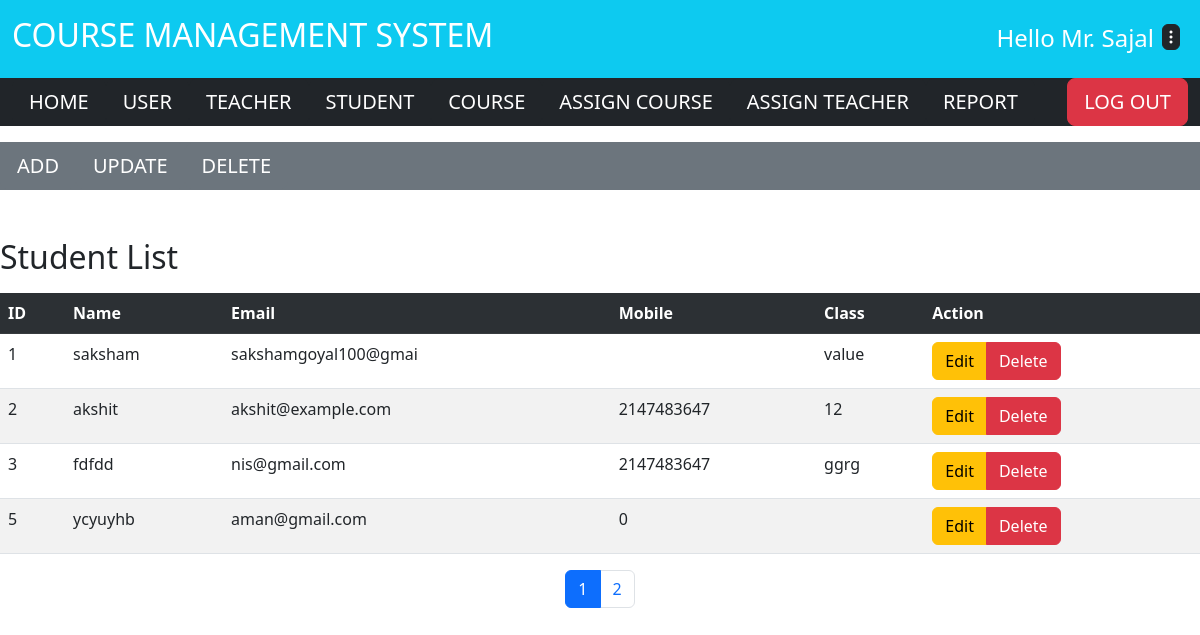
The app's page /student/index.php (signed in), older data.
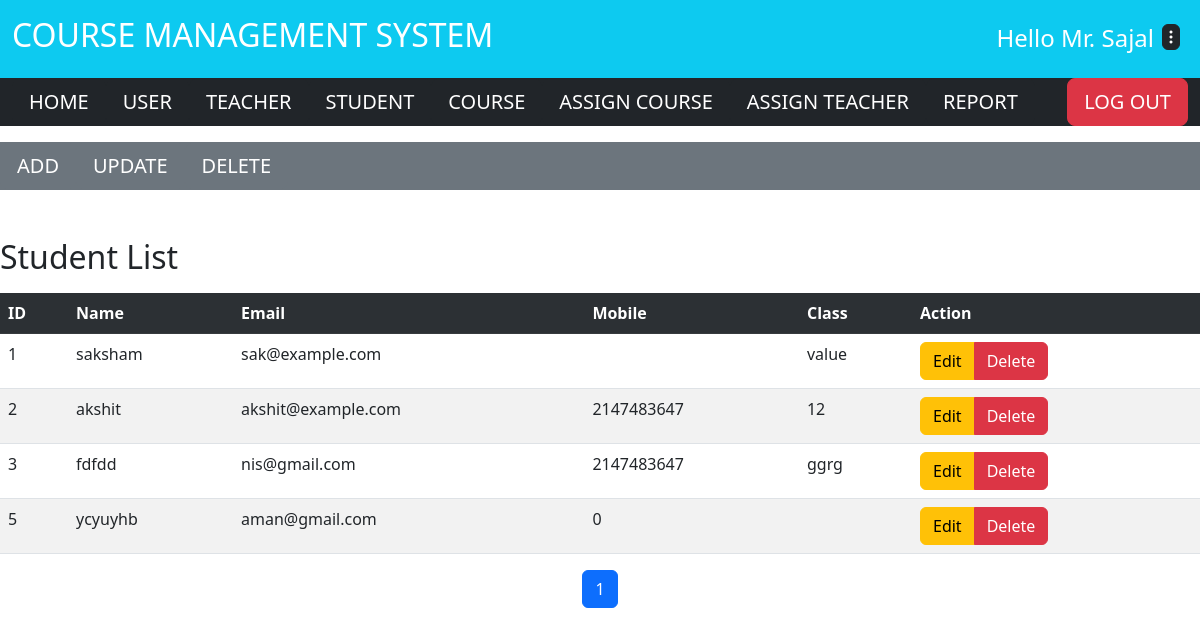
The same page, newer data.
### tables this page shows
CREATE TABLE `student` (
  `id` int(5) NOT NULL,
  `name` varchar(20) NOT NULL,
  `password` varchar(20) NOT NULL,
  `email` varchar(20) NOT NULL,
  `mobile` int(10) DEFAULT NULL,
  `class` varchar(20) NOT NULL
);

### student/index.php (the view, shortened to what this page needs)
<?php
include('D:\xampp\htdocs\test\common\header.php');
?>
    <?php
     include('nav.php');
    ?>
<div class="mt-5">
<h2>Student List</h2>
<table class="table table-striped mt-3">
    <tr class="table-dark">
        <th>ID</th>
        <th>Name</th>
        <th>Email</th>
        <th>Mobile</th>
        <th>Class</th>
        <th>Action</th>
    </tr>
    <?php
        include 'D:\xampp\htdocs\test\common\config.php';
        $limit = 4 ;
        if (@$_GET['page']) {
            $page = $_GET['page'];
        }else{
            $page = 1;
        }
        $offset = ($page - 1)* $limit ;
        $sql = "SELECT * FROM student LIMIT {$offset},{$limit}";
        $result = mysqli_query($conn, $sql) or die("Query Failed.");
        while ($row = mysqli_fetch_assoc($result)) {
            echo "<tr>";
            echo "<td>".$row['id']."</td>";
            echo "<td>".$row['name']."</td>";
            echo "<td>".$row['email']."</td>";
            echo "<td>".$row['mobile']."</td>";
            echo "<td>".$row['class']."</td>";
            if($_SESSION['role'] == 'USER'){
            echo "<td> <div class='btn-group'> <a class='btn btn-warning ' href='edit_user.php?id=".$row['id']."'>Edit</a><a class='btn btn-danger' href='delete_user.php?id=".$row['id']."'>Delete</a> </div> </td>";
            }
            echo "</tr>";
        }
echo "</table>";
echo "</div>";
        $sql1 = "SELECT * FROM student";
        $result1 = mysqli_query($conn, $sql1) or die("Query Failed.");
        if (mysqli_num_rows($result1) > 0) {
             $total_records = mysqli_num_rows($result1);
             $total_pages = ceil($total_records/$limit);
             echo "<ul class='pagination justify-content-center'>";
             for ($i=1; $i <= $total_pages ; $i++) {
                   if ($i == $page) {
                         $active = "active";
                     }else{
                         $active = "";
                     }
                   echo "<li class='page-item ".$active." '><a class='page-link' href='index.php?page=".$i."'>".$i."</a></li>";
             }
             echo "</ul>";
        }
include('D:\xampp\htdocs\test\common\footer.php');
?>

### common/header.php (shortened to what this page needs)
<!DOCTYPE html>
<html>
<head>
    <link rel="stylesheet" type="text/css" href="http://localhost/test/common/bootstrap.css">
    <link rel="stylesheet" href="https://cdn.jsdelivr.net/npm/bootstrap-icons@1.10.5/font/bootstrap-icons.css">
</head>
<body>
    <div class="container-fluid">
        <div class="row bg-info py-2 d-flex flex-row py-3">
            <div class="col-md-6">
                <h2 class="text-white">COURSE MANAGEMENT SYSTEM</h2>
            </div>
            <div class="col-md-6 d-flex justify-content-end">
                <div>
                <h4 class="text-capitalize text-white pt-2 "> Hello Mr. <?= $_SESSION['name']; ?>  </h4>
                </div>
                <div>
                <button type="button" class="btn btn-dark m-2 p-0 h4" data-bs-toggle="modal" data-bs-target="#exampleModal">
                <i class="bi bi-three-dots-vertical text-white"></i>
                </button>
                </div>
            </div>
        </div>
<?php
if($_SESSION['role'] == "USER"){
?>
        <div class="row">
           <nav class="d-flex justify-content-between bg-dark">
            <ul class="nav">
               <li class="nav-item">
                  <a class="btn btn-dark btn-lg " href="http://localhost/test/user/home.php">
                  HOME
                  </a>
               </li>
               <li class="nav-item">
                  <a class="btn btn-dark btn-lg " href="http://localhost/test/user/index.php">
                  USER
                  </a>
               </li>
               <li class="nav-item">
                  <a class="btn btn-dark btn-lg " href="http://localhost/test/teacher/index.php">
                  TEACHER
                  </a>
               </li>
               <li class="nav-item">
                  <a class="btn btn-dark btn-lg" href="http://localhost/test/student/index.php">
                  STUDENT
                  </a>
               </li>
               <li class="nav-item">
                  <a class="btn btn-dark btn-lg" href="http://localhost/test/course/index.php">
                  COURSE
                  </a>
               </li>
               <li class="nav-item">
                  <a class="btn btn-dark btn-lg" href="http://localhost/test/common/assign_course.php">
                  ASSIGN COURSE
                  </a>
               </li>
               <li class="nav-item">
                  <a class="btn btn-dark btn-lg" href="http://localhost/test/common/assign_teacher.php">
                  ASSIGN TEACHER
                  </a>
               </li>
               <li class="nav-item">
                  <a class="btn btn-dark btn-lg" href="http://localhost/test/teacher/report.php">
                  REPORT
                  </a>
               </li>
            </ul>
            <a class="btn btn-danger  btn-lg" href="http://localhost/test/common/logout.php">
              LOG OUT
            </a>
           </nav>
        </div>
<?php
      }
?>
        </div>

### student/nav.php
<?php
if($_SESSION['role'] == 'USER'){
?>
<div class="row">
           <nav class="d-flex justify-content-between bg-secondary mt-3">
            <ul class="nav">
               <li class="nav-item">
                  <a class="btn btn-secondary btn-lg" href="add_user.php">
                  ADD
                  </a>
               </li>
               <li class="nav-item">
                  <a class="btn btn-secondary btn-lg" href="edit_user.php">
                  UPDATE
                  </a>
               </li>
               <li class="nav-item">
                  <a class="btn btn-secondary btn-lg" href="delete_user.php">
                  DELETE
                  </a>
               </li>
            </ul>
            </nav>
  </div>
<?php
 }
?>

### common/footer.php (shortened to what this page needs)
</body>
</html>

Row changes from the older to the newer data that the page shows:
changed student "saksham": email "sakshamgoyal100@gmai" → "sak@example.com"
Text that changed along with them:
list line gone: "2"
